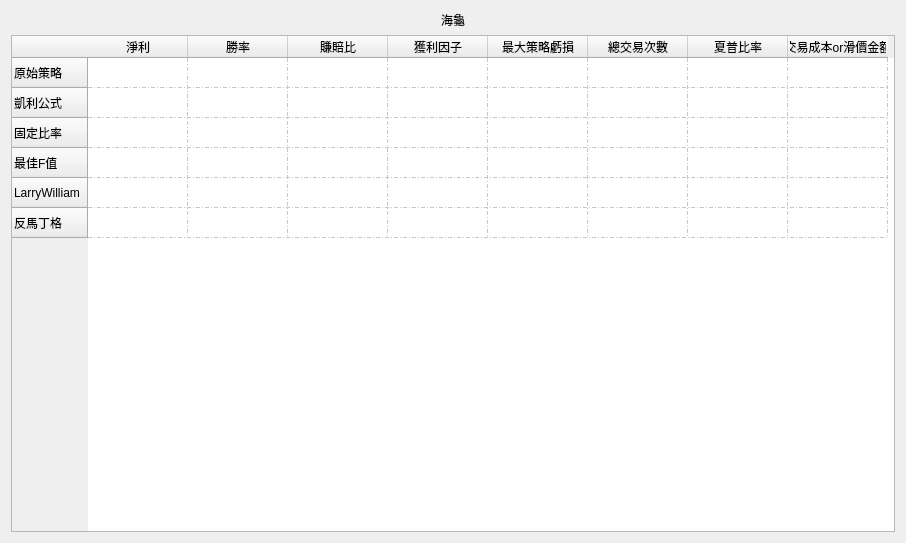
<?xml version="1.0" encoding="UTF-8"?>
<ui version="4.0">
 <class>widget</class>
 <widget class="QWidget" name="widget">
  <property name="geometry">
   <rect>
    <x>0</x>
    <y>0</y>
    <width>906</width>
    <height>543</height>
   </rect>
  </property>
  <property name="windowTitle">
   <string>Form</string>
  </property>
  <layout class="QGridLayout" name="gridLayout_2">
   <item row="1" column="0">
    <widget class="QTableWidget" name="tableWidget">
     <property name="frameShadow">
      <enum>QFrame::Plain</enum>
     </property>
     <property name="verticalScrollBarPolicy">
      <enum>Qt::ScrollBarAlwaysOff</enum>
     </property>
     <property name="horizontalScrollBarPolicy">
      <enum>Qt::ScrollBarAlwaysOff</enum>
     </property>
     <property name="sizeAdjustPolicy">
      <enum>QAbstractScrollArea::AdjustToContentsOnFirstShow</enum>
     </property>
     <property name="gridStyle">
      <enum>Qt::DashDotLine</enum>
     </property>
     <property name="sortingEnabled">
      <bool>true</bool>
     </property>
     <property name="columnCount">
      <number>8</number>
     </property>
     <attribute name="horizontalHeaderCascadingSectionResizes">
      <bool>false</bool>
     </attribute>
     <row>
      <property name="text">
       <string>原始策略</string>
      </property>
     </row>
     <row>
      <property name="text">
       <string>凱利公式</string>
      </property>
     </row>
     <row>
      <property name="text">
       <string>固定比率</string>
      </property>
     </row>
     <row>
      <property name="text">
       <string>最佳F值</string>
      </property>
     </row>
     <row>
      <property name="text">
       <string>LarryWilliam</string>
      </property>
     </row>
     <row>
      <property name="text">
       <string>反馬丁格</string>
      </property>
     </row>
     <column>
      <property name="text">
       <string>淨利</string>
      </property>
     </column>
     <column>
      <property name="text">
       <string>勝率</string>
      </property>
     </column>
     <column>
      <property name="text">
       <string>賺賠比</string>
      </property>
     </column>
     <column>
      <property name="text">
       <string>獲利因子</string>
      </property>
     </column>
     <column>
      <property name="text">
       <string>最大策略虧損</string>
      </property>
     </column>
     <column>
      <property name="text">
       <string>總交易次數</string>
      </property>
     </column>
     <column>
      <property name="text">
       <string>夏普比率</string>
      </property>
     </column>
     <column>
      <property name="text">
       <string>交易成本or滑價金額</string>
      </property>
     </column>
    </widget>
   </item>
   <item row="0" column="0">
    <widget class="QLabel" name="label">
     <property name="text">
      <string>海龜</string>
     </property>
     <property name="scaledContents">
      <bool>false</bool>
     </property>
     <property name="alignment">
      <set>Qt::AlignCenter</set>
     </property>
    </widget>
   </item>
  </layout>
 </widget>
 <resources/>
 <connections/>
</ui>
